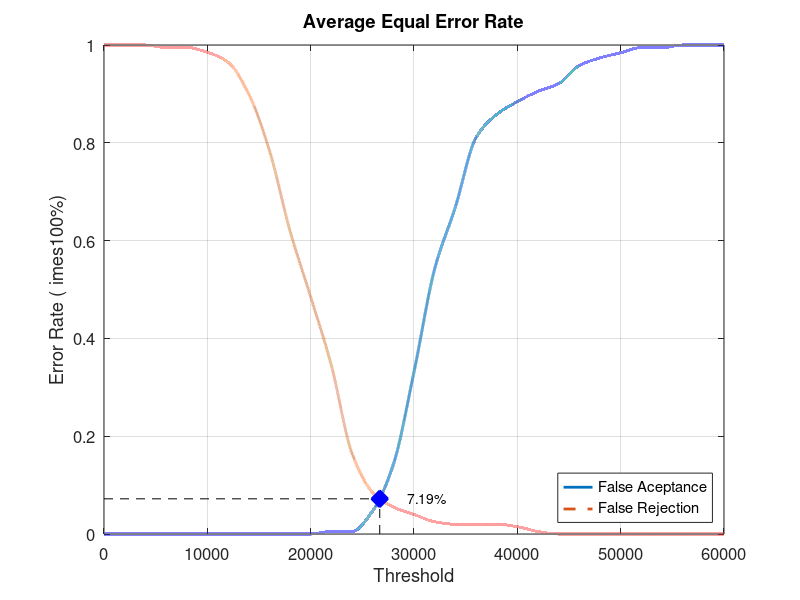
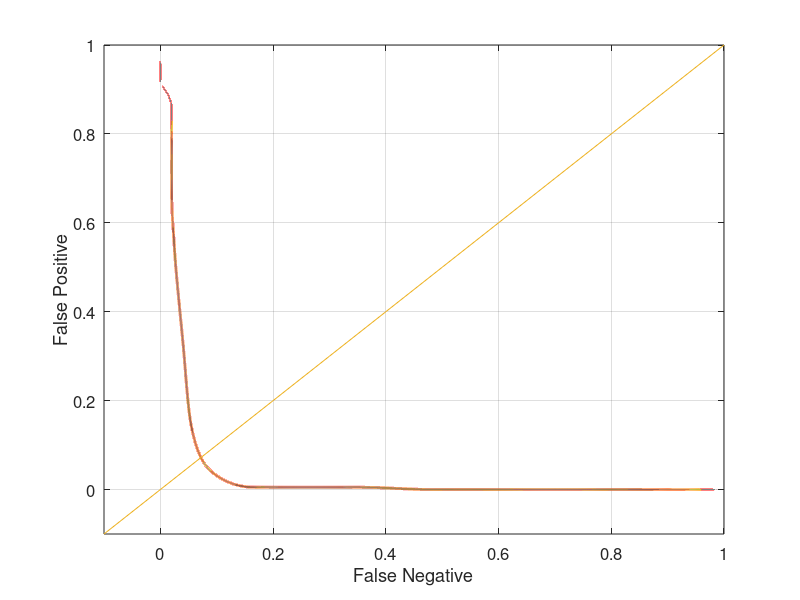

These charts were generated, in order, by the following MATLAB code:
close all;
clear;
clc;
x = 0:2000:60000;
xq = 0:0.5:60000;

y0 = [0 0 0 0 0 0 0 0 0 0 0 0.00526316 0.00526316 0.0473684 0.142105 0.331579 0.542105 0.668421 0.810526 0.857895 0.884211 0.905263 0.921053 0.957895 0.973684 0.984211 0.994737 0.994737 1 1 1]
yy0 = interp1(x, y0, xq, 'pchip');
y1 = [1 1 1 0.995 0.995 0.985 0.965 0.9 0.785 0.62 0.485 0.345 0.165 0.085 0.055 0.04 0.025 0.02 0.02 0.02 0.015 0.005 0 0 0 0 0 0 0 0 0]
yy1 = interp1(x, y1, xq, 'pchip');

% Calculating EER: 
y2 = abs(y0 - y1);
find(y2 == min(y2))
yy2 = abs(yy0 - yy1);
xEER = find(yy2 == min(yy2));
xEERIndex = xq(xEER) % X-axis EER
yEER = yy0(xEER) % Y-axis EER

main = figure
plot(xq, yy0,'-','LineWidth', 2);	hold on
plot(xq, yy1,'--','LineWidth', 2);	hold on
plot([xEERIndex xEERIndex], [0 yEER], 'k--');	hold on
plot([0 xEERIndex], [yEER yEER], 'k--');	hold on
plot(xEERIndex, yEER, 'bx', 'LineWidth', 10);	hold on
text(xEERIndex + 10 * xEERIndex / 100, yEER, [num2str(round((10000 * yEER)) / 100) '%'])
legend('False Aceptance', 'False Rejection', 'Location', 'SouthEast')
xlabel('Threshold')
ylabel('Error Rate (	imes100%)')
title('Average Equal Error Rate')
set(gca, 'FontSize', 12)
axis([0 60000 0 1])
grid on

print(main, 'Database5_1Main', '-dpng');
FNRxFPR = figure('Color', [1 1 1]);
plot(yy1, yy0, '-', yy1, yy0, 'LineWidth', 2);
hold on
y = -0.1:0.1:1
plot(y, y); 
set(gca, 'FontSize', 12)
xlabel('False Negative')
ylabel('False Positive')
axis([-0.1 1 -0.1 1])
set(gca, 'FontSize', 12)
grid on

print(FNRxFPR, 'Database5_1FNRxFPR','-dpng');
